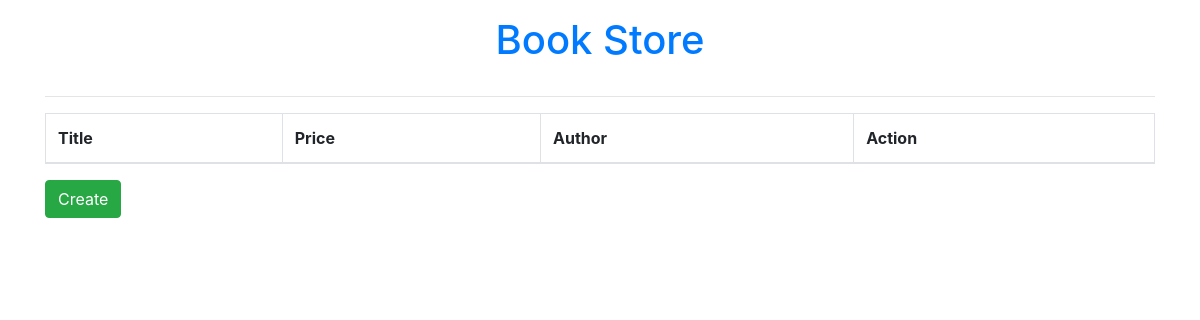
The app's page /, older data.
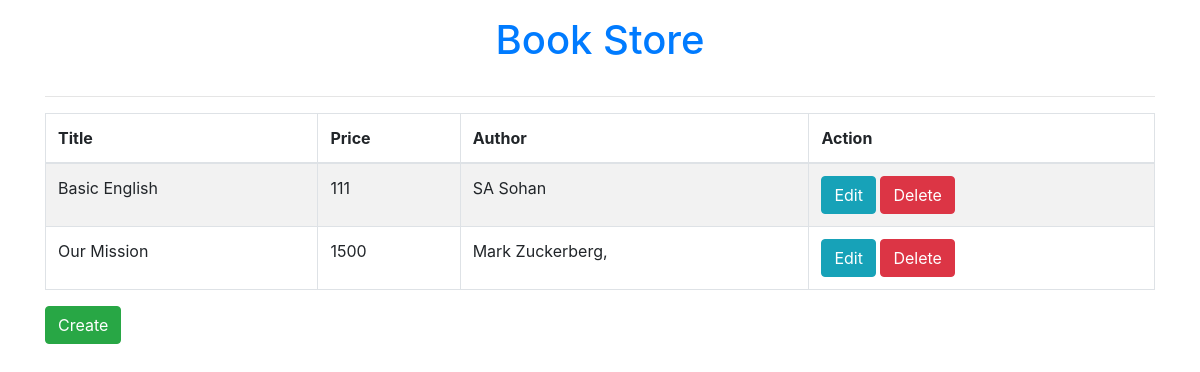
The same page, newer data.
### djangoCrud/models.py (models this page shows)
class BookList(models.Model):
    title = models.CharField(max_length = 150)
    price = models.IntegerField()
    author= models.CharField(max_length= 100)

### djangoCrud/views.py (the view)
# urls.py: path('', views.index , name='index'),
def index(request):
    books = BookList.objects.all()
    return render(request , 'index.html',{'books':books})

### templates/index.html
{% extends 'master.html' %}
{% block content %}
    <div class="container">
      <h1 class="py-3 text-center text-primary">Book Store</h1>
      <hr>
          <table class="table table-striped table-bordered">
            <thead>
              <tr>
                <th scope="col">Title</th>
                <th scope="col">Price</th>
                <th scope="col">Author</th>
                <th scope="col">Action</th>
              </tr>
            </thead>
            <tbody>
            {% for book in books %}
              <tr>
                <td>{{ book.title }}</td>
                <td>{{ book.price }}</td>
                <td>{{ book.author }}</td>
                <td>
                    <a class = "btn btn-info" href="/edit/{{ book.id }}">Edit</a>
                    <a class = "btn btn-danger" href="/delete/{{ book.id }}">Delete</a>
                </td>
              </tr>
              {% endfor %}
            </tbody>
          </table>
      <a href="/add_book" class="btn btn-success">Create</a>
    </div>
{% endblock  %}

Row changes from the older to the newer data that the page shows:
added BookList: title "Basic English", price "111", author "SA Sohan"
added BookList: title "Our Mission", price "1500", author "Mark Zuckerberg,"
